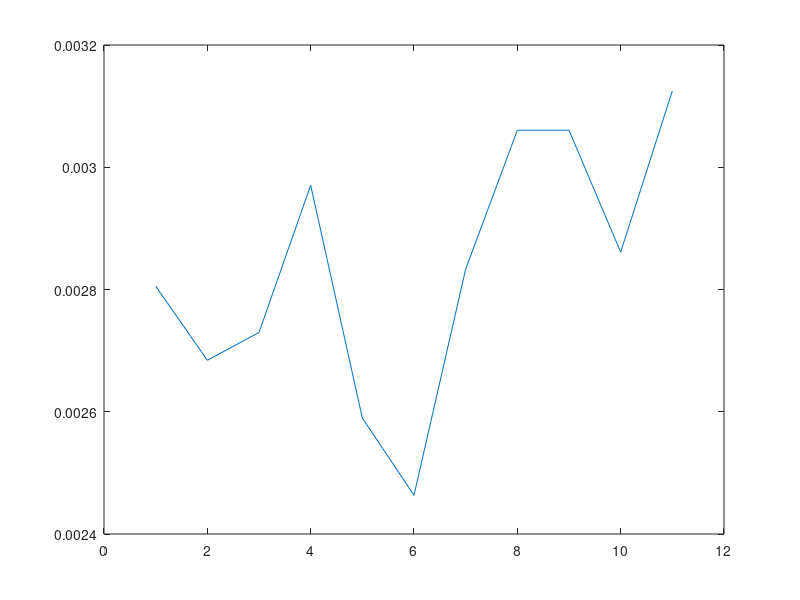

The MATLAB source for this figure:
clear;clc;close all;

%% Paramètres
Fe=2e7;
Ts = 1e-6;
Nb=1000;
Fse=Ts*Fe;


eb_n0_db=0:1:10;
eb_n0=10.^(eb_n0_db/10);
TEB=zeros(size(eb_n0));
Pb=qfunc(sqrt(2*eb_n0));
%% Emetteur
for k=1:length(eb_n0_db)
    error_cnt=0;
    bit_cnt=0;
    while error_cnt<100
        
p_t = 0.5*([-1*ones(Fse/2,1);ones(Fse/2,1)]); %Filtre
%bk = [1,0,0,1,0];
bk = randi([0,1],[1,Nb]);
A_k=real(pskmod(bk, 2)); %Symboles

sl_t=A_k(1).*p_t;
for i=A_k(:,2:Nb)
    sl_t = [sl_t ; i.*p_t];
end
sl_t = sl_t+0.5;
nl_t=sqrt(1/2)*randn(20000,1);
yl_t=sl_t+nl_t;
%% Recepteur

rl_t= conv(yl_t,(-p_t));
Debut=20;
Fin=length(bk)*Fse;
rm= rl_t(Debut:Fse:Fin);

%rm=downsample(rl_t,Fse);

bk_chap=zeros(Nb,1);
erreur=0;
for j=1:Nb
    if rm(j)>1
        bk_chap(j)=0;
        if bk(j)==1
            erreur=erreur+1;
        end
    else
        bk_chap(j)=1;
        if bk(j)==0
            erreur=erreur+1;
        end
    end
end
error_cnt=error_cnt+erreur
bit_cnt=bit_cnt+Nb
    end
    TEB(k)=error_cnt/bit_cnt;
end
plot(TEB)
%plot(Pb)
